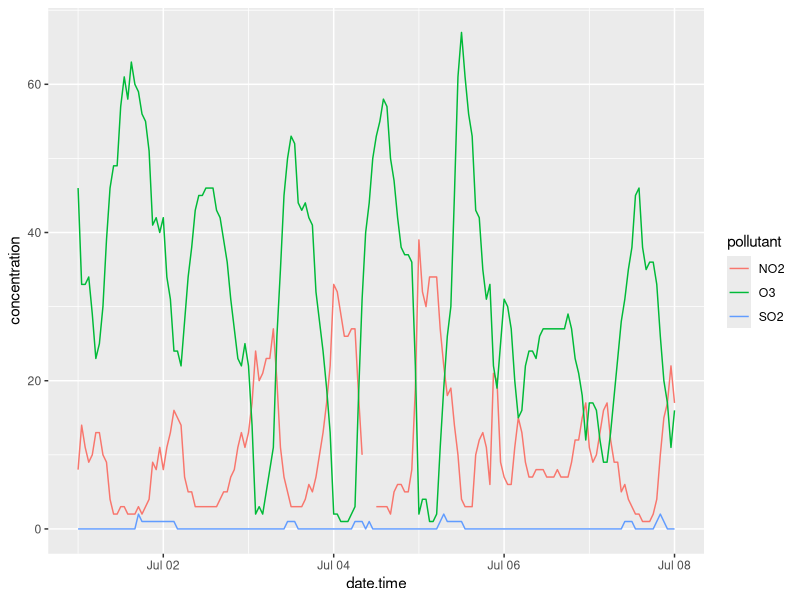

This figure's R source:
## ---- chunk 1
# These are the global knitr options.
knitr::opts_chunk$set(echo = TRUE,     # by default code will be printed out 
                      message = FALSE, # by default messages are suppressed
                      warning = FALSE) # by default warnings are suppressed
## ---- chunk 2
library(tidyverse)

airData <- read_csv(file = "data/2018-07-01_60430_Toronto_ON.csv")
head(airData)
## ---- chunk 3

ggplot(data = airData, 
       aes(x = date.time, 
           y = concentration, 
           colour = pollutant)) +
  geom_line()

## ---- chunk 4

# Try and make another type of visualization with your data (i.e. box plot, violin plot)
# or enhance the default geom_line plot (i.e. marginal histograms, aesthetic changes)



